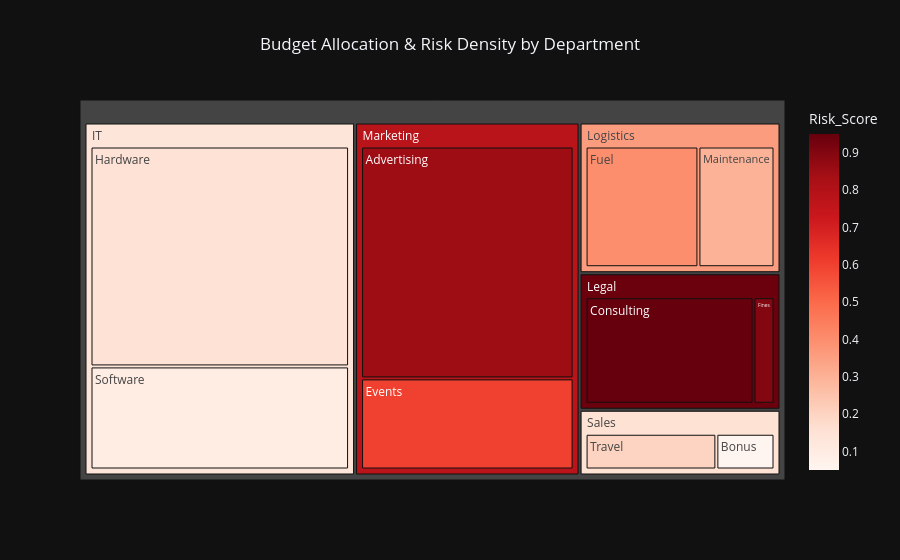

Notebook code for this chart:
### Markdown cell above
## 2. Interactive Anomaly Detection
Using Plotly to identify outliers by transaction amount and risk score.

### Code cell
# --- Hierarchical Data Visualization (Treemap) ---
# Representing budget distribution and risk concentration across departments
fig_tree = px.treemap(df, 
                       path=['Department', 'Expense_Type'], 
                       values='Amount_KZT',
                       color='Risk_Score',
                       color_continuous_scale=px.colors.sequential.Reds,
                       title="Budget Allocation & Risk Density by Department")

fig_tree.update_layout(template='plotly_dark', title_x=0.5)

fig_tree.show()

### Figure 1 — Plotly figure (JSON) as saved in the notebook; plotly's stock layout.template omitted (floating-point values rounded to 4 significant figures)
{"data": [{"branchvalues": "total", "customdata": [[0.1], [0.85], [0.2], [0.4], [0.95], [0.15], [0.6], [0.05], [0.3], [0.9], [0.134], [0.7795], [0.1538], [0.3597], [0.9444]], "domain": {"x": [0, 1], "y": [0, 1]}, "hovertemplate": "labels=%{label}<br>Amount_KZT=%{value}<br>parent=%{parent}<br>id=%{id}<br>Risk_Score=%{color}<extra></extra>", "ids": ["IT/Software", "Marketing/Advertising", "Sales/Travel", "Logistics/Fuel", "Legal/Consulting", "IT/Hardware", "Marketing/Events", "Sales/Bonus", "Logistics/Maintenance", "Legal/Fines", "IT", "Marketing", "Sales", "Logistics", "Legal"], "labels": ["Software", "Advertising", "Travel", "Fuel", "Consulting", "Hardware", "Events", "Bonus", "Maintenance", "Fines", "IT", "Marketing", "Sales", "Logistics", "Legal"], "marker": {"coloraxis": "coloraxis", "colors": [0.1, 0.85, 0.2, 0.4, 0.95, 0.15, 0.6, 0.05, 0.3, 0.9, 0.134, 0.7795, 0.1538, 0.3597, 0.9444]}, "name": "", "parents": ["IT", "Marketing", "Sales", "Logistics", "Legal", "IT", "Marketing", "Sales", "Logistics", "Legal", "", "", "", "", ""], "type": "treemap", "values": [1500000.0, 2800000.0, 450000.0, 890000.0, 1200000.0, 3200000.0, 1100000.0, 200000.0, 600000.0, 150000.0, 4700000.0, 3900000.0, 650000.0, 1490000.0, 1350000.0]}], "layout": {"coloraxis": {"colorbar": {"title": {"text": "Risk_Score"}}, "colorscale": [[0, "rgb(255,245,240)"], [0.125, "rgb(254,224,210)"], [0.25, "rgb(252,187,161)"], [0.375, "rgb(252,146,114)"], [0.5, "rgb(251,106,74)"], [0.625, "rgb(239,59,44)"], [0.75, "rgb(203,24,29)"], [0.875, "rgb(165,15,21)"], [1, "rgb(103,0,13)"]]}, "legend": {"tracegroupgap": 0}, "title": {"text": "Budget Allocation & Risk Density by Department", "x": 0.5}}}
